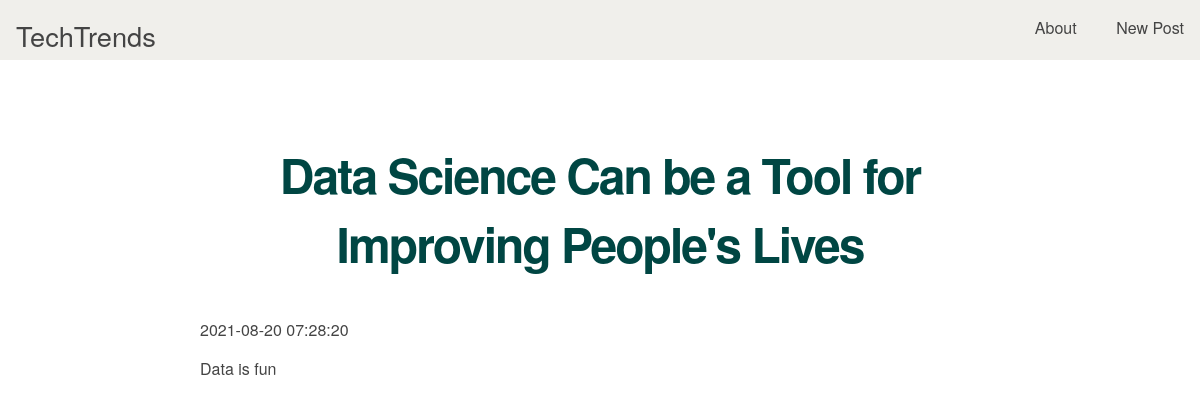
Screenshot of /9 with the database file from the repository.
### tables this page shows
CREATE TABLE posts (
    id INTEGER PRIMARY KEY AUTOINCREMENT,
    created TIMESTAMP NOT NULL DEFAULT CURRENT_TIMESTAMP,
    title TEXT NOT NULL,
    content TEXT NOT NULL
);

### app.py (the view)
@app.route('/<int:post_id>')
def post(post_id):
    post = get_post(post_id)
    if post is None:
        app.logger.error('Error (404): Page not found')
        return render_template('404.html'), 404
    else:
        app.logger.info('Article, "%s" retrieved!', post['title'])
        count_db_connection()
        return render_template('post.html', post=post)

### app.py (called while the page is built)
def get_db_connection():
    global total_connections
    connection = sqlite3.connect('database.db')
    connection.row_factory = sqlite3.Row
    return connection

def get_post(post_id):
    connection = get_db_connection()
    post = connection.execute('SELECT * FROM posts WHERE id = ?',
                        (post_id,)).fetchone()
    connection.close()
    return post

def count_db_connection():
    global total_connections
    total_connections += 1
    return total_connections

### templates/post.html
{% extends 'base.html' %}
{% block content %}
    <h2>{% block title %} {{ post['title'] }} {% endblock %}</h2>
    <span>{{ post['created'] }}</span>
    <p>{{ post['content'] }}</p>
{% endblock %}

### static/css/main.css (style rules this page uses)
body { margin: 0; padding: 0; font-family: "Helvetica Neue", Helvetica, Arial, sans-serif; color: #444; }
h2 { font-size: 3em; margin-top: 40px; text-align: center; letter-spacing: -2px; color: #004643; }

### rows the page displays
posts: title "Data Science Can be a Tool for Improving People's Lives", created "2021-08-20 07:28:20", content "Data is fun"
